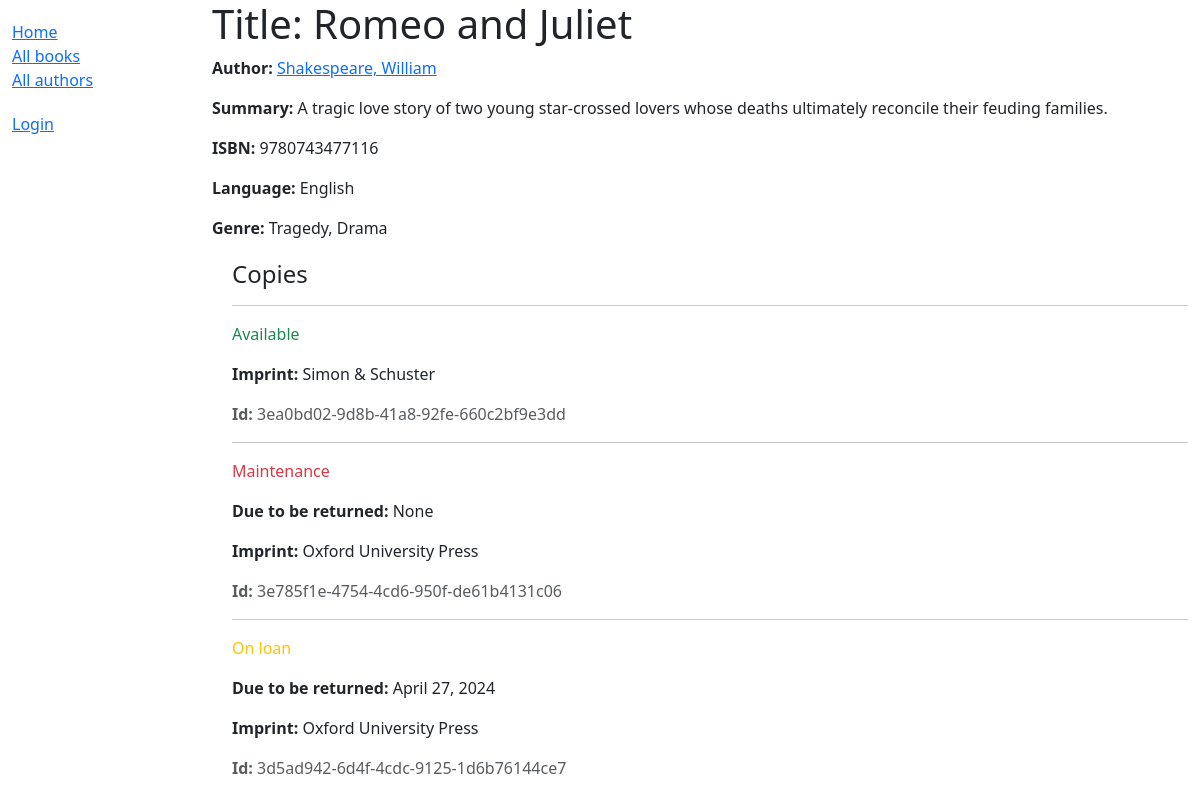
/catalog/book/1, run on the app's committed database.
### catalog/models.py (models this page shows, shortened)
class Book(models.Model):
    title = models.CharField(max_length=200)
    author = models.ForeignKey('Author', on_delete=models.RESTRICT, null=True)
    summary = models.TextField(
        max_length=1000, help_text="Enter a brief description of the book")
    isbn = models.CharField('ISBN', max_length=13,
                            unique=True,
                            help_text='13 Character <a href="https://www.isbn-international.org/content/what-isbn'
                                      '">ISBN number</a>')
    genre = models.ManyToManyField(
        Genre, help_text="Select a genre for this book")
    language = models.ForeignKey('Language', on_delete=models.SET_NULL, null=True)
    def display_genre(self):
        """Create a string for the Genre. This is required to display genre in Admin."""
        return ', '.join(genre.name for genre in self.genre.all()[:3])
    display_genre.short_description = 'Genre'

class Author(models.Model):
    first_name = models.CharField(max_length=100)
    last_name = models.CharField(max_length=100)
    date_of_birth = models.DateField(null=True, blank=True)
    date_of_death = models.DateField('Died', null=True, blank=True)
    class Meta:
        ordering = ['last_name', 'first_name']
    def get_absolute_url(self):
        return reverse('author-detail', args=[str(self.id)])
    def __str__(self):
        return f'{self.last_name}, {self.first_name}'

class Language(models.Model):
    name = models.CharField(max_length=200,
                            unique=True,
                            help_text="Enter the book's natural language (e.g. English, French, Japanese etc.)")
    def __str__(self):
        return self.name

class Genre(models.Model):
    name = models.CharField(
        max_length=200,
        unique=True,
        help_text="Enter a book genre (e.g. Science Fiction, French Poetry etc.)"
    )
    def __str__(self):
        return self.name
    class Meta:
        constraints = [
            UniqueConstraint(
                Lower('name'),
                name='genre_name_case_insensitive_unique',
                violation_error_message = "Genre already exists (case insensitive match)"
            ),
        ]

class BookInstance(models.Model):
    id = models.UUIDField(primary_key=True, default=uuid.uuid4,
                        help_text="Unique ID for this particular book across whole library")
    book = models.ForeignKey('Book', on_delete=models.RESTRICT, null=True)
    imprint = models.CharField(max_length=200)
    due_back = models.DateField(null=True, blank=True)
    borrower = models.ForeignKey(settings.AUTH_USER_MODEL, on_delete=models.SET_NULL, null=True, blank=True)
    LOAN_STATUS = (
        ('m', 'Maintenance'),
        ('o', 'On loan'),
        ('a', 'Available'),
        ('r', 'Reserved'),
    )
    status = models.CharField(
        max_length=1,
        choices=LOAN_STATUS,
        blank=True,
        default='m',
        help_text='Book availability',
    )
    class Meta:
        ordering = ['due_back']
        permissions = (("can_mark_returned", "Set book as returned"),)

### catalog/views.py (the view)
# urls.py: path('book/<int:pk>', views.BookDetailView.as_view(), name='book-detail'),
class BookDetailView(generic.DetailView):
    model = Book

### catalog/templates/catalog/book_detail.html
{% extends "base_generic.html" %} {% block content %}
<h1>Title: {{ book.title }}</h1>
<p>
  <strong>Author:</strong>
  <a href="{{ book.author.get_absolute_url }}">{{ book.author }}</a>
</p>
<p><strong>Summary:</strong> {{ book.summary }}</p>
<p><strong>ISBN:</strong> {{ book.isbn }}</p>
<p><strong>Language:</strong> {{ book.language }}</p>
<p><strong>Genre:</strong> {{ book.genre.all|join:", " }}</p>
<div style="margin-left: 20px; margin-top: 20px">
  <h4>Copies</h4>
  {% for copy in book.bookinstance_set.all %}
  <hr />
  <p
    class="{% if copy.status == 'a' %}text-success{% elif copy.status == 'm' %}text-danger{% else %}text-warning{% endif %}"
  >
    {{ copy.get_status_display }}
  </p>
  {% if copy.status != 'a' %}
  <p><strong>Due to be returned:</strong> {{ copy.due_back }}</p>
  {% endif %}
  <p><strong>Imprint:</strong> {{ copy.imprint }}</p>
  <p class="text-muted"><strong>Id:</strong> {{ copy.id }}</p>
  {% endfor %}
</div>
{% endblock %}

### data on the page
Book: author "Shakespeare, William", summary "A tragic love story of two young star-crossed lovers whose deaths ultimately reconcile their feuding families.", isbn "9780743477116", language "English", genre.all "Tragedy, Drama"
BookInstance: status "Available", imprint "Simon & Schuster", id "3ea0bd02-9d8b-41a8-92fe-660c2bf9e3dd"
BookInstance: status "Maintenance", due_back "None", imprint "Oxford University Press", id "3e785f1e-4754-4cd6-950f-de61b4131c06"
BookInstance: status "On loan", due_back "April 27, 2024", imprint "Oxford University Press", id "3d5ad942-6d4f-4cdc-9125-1d6b76144ce7"
